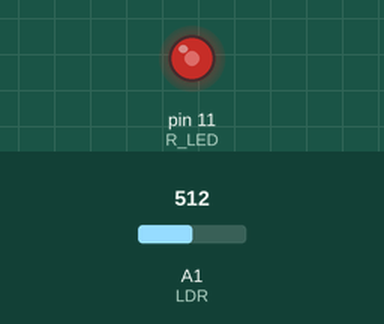
A sketch run on a simulated Arduino Uno, built with avr-gcc and run on an emulated ATmega328P. Parts: output pins drawn as LEDs (lit = HIGH). Inputs (shaded band) come from the test bench; at power-on: A1 (LDR) = 512.

Above: at 1.2 s.
1.3 s: A1 (LDR) set to 306
At 1.8 s:
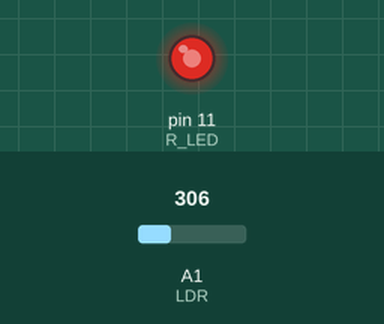
2.8 s: A1 (LDR) set to 122
At 4.0 s:
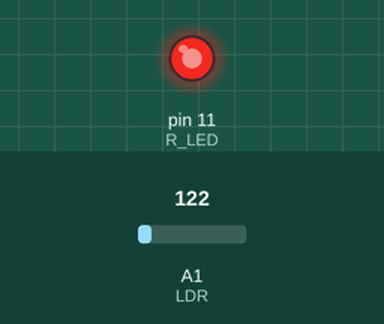
4.3 s: A1 (LDR) set to 900
At 5.2 s:
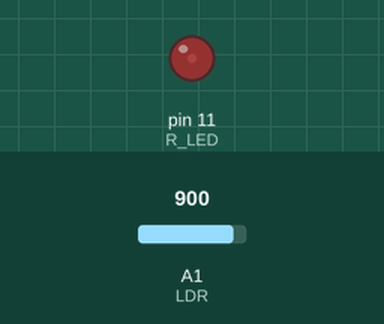
5.8 s: A1 (LDR) set to 1023
At 6.4 s:
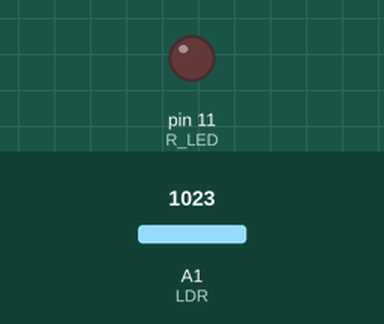
7.3 s: A1 (LDR) set to 511
At 8.7 s:
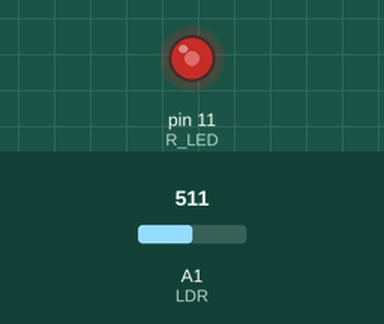
Timing chart, 0 to 9.8 s (numbered marks = the images above; inputs shaded):
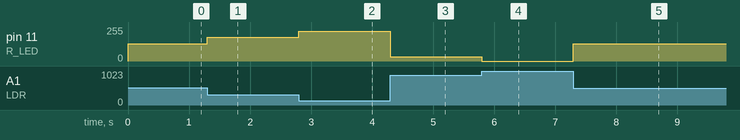

Measured:
- after the input at 1.3 s, pin 11 (R_LED): 128/255 → 179/255 at once
- after the input at 2.8 s, pin 11 (R_LED): 179/255 → 225/255 at once
- after the input at 4.3 s, pin 11 (R_LED): 225/255 → 31/255 at once
- after the input at 5.8 s, pin 11 (R_LED): 31/255 → 0/255 at once
- after the input at 7.3 s, pin 11 (R_LED): 0/255 → 128/255 at once

The sketch:

Q4.ino
```cpp
const int R_LED = 11;
const int LDR = A1;
int LDR_value, brightness;

void setup(){
  pinMode(LDR,INPUT);
  pinMode(R_LED,OUTPUT);
}

void loop(){
  LDR_value = analogRead(LDR);
  brightness = map(LDR_value, 0, 1023, 255, 0);

  analogWrite(R_LED, brightness);

}
```
